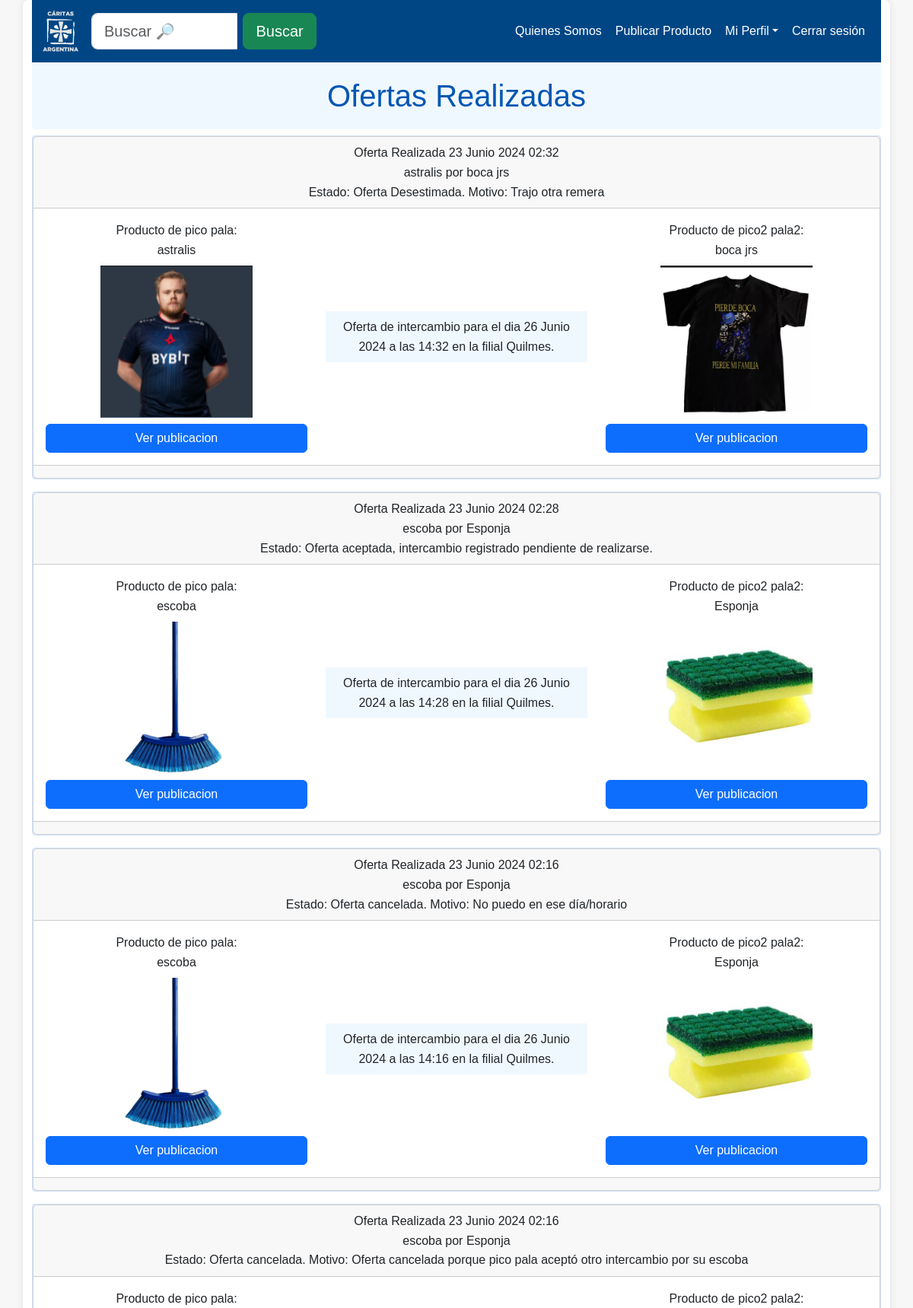
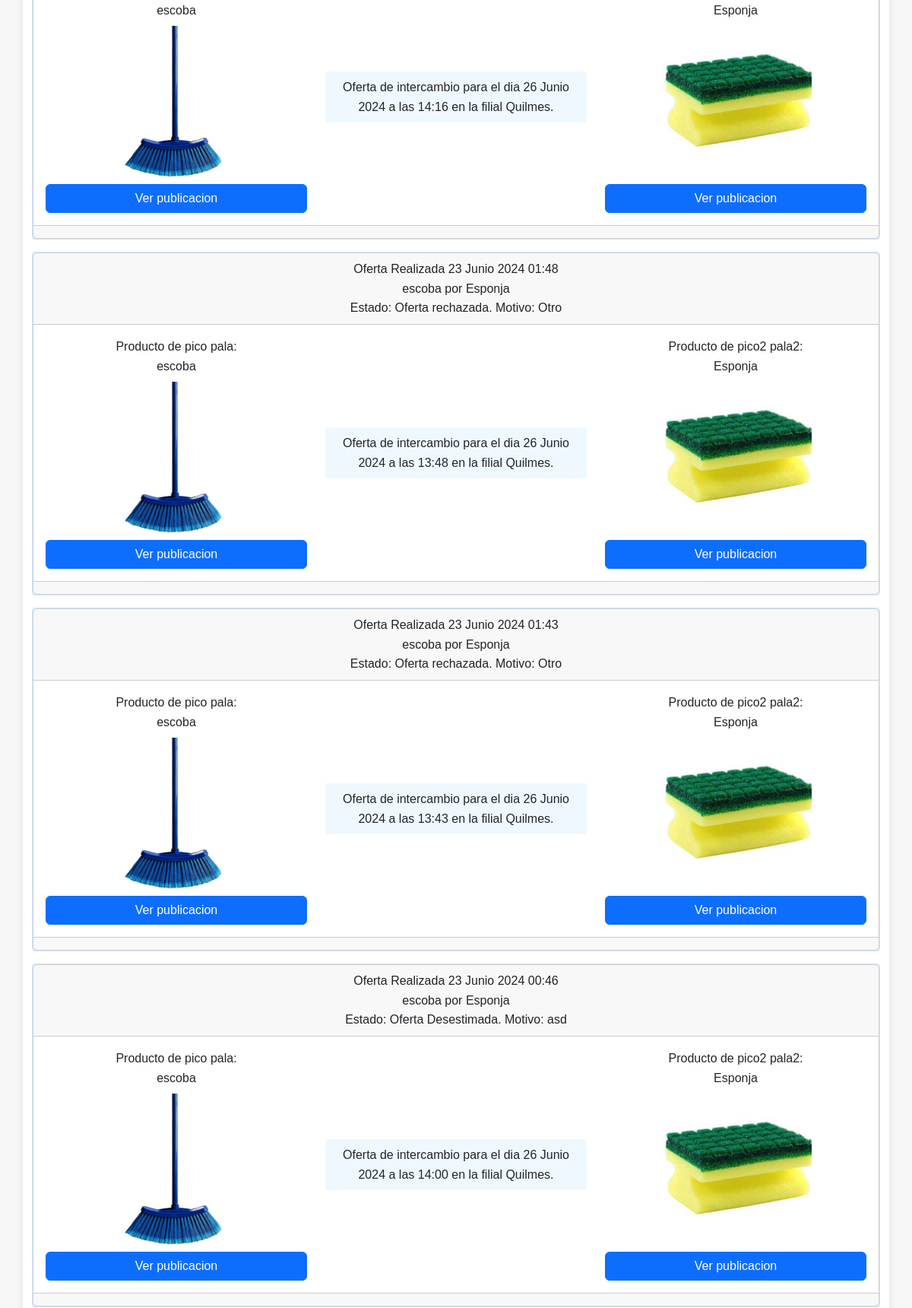
/ofertas_realizadas (signed in, upper part), run on the app's committed database (2 pictures, top to bottom).
### intercambios_caritas/models.py (models this page shows, shortened)
class Intercambio(models.Model):
    ESTADOS = [
        ('PENDIENTE', 'Pendiente'),
        ('ACEPTADA', 'Aceptada'),
        ('RECHAZADA', 'Rechazada'),
        ('CANCELADA', 'Cancelada'),
        ('CONFIRMADA', 'Confirmada'),
        ('DESESTIMADA', 'Desestimada')
    ]
    MOTIVOS_RECHAZO = [
        ('No me gusta el producto', 'No me gusta el producto'),
        ('No puedo en ese día/horario', 'No puedo en ese día/horario'),
        ('No puedo en ese centro', 'No puedo en ese centro'),
    ]
    MOTIVOS_CANCELACION = [
        ('Confundi', 'Me confundi'),
        ('No puedo en ese día/horario', 'No puedo en ese día/horario'),
        ('No puedo en ese centro', 'No puedo en ese centro'),
    ]
    publicacion_ofertante = models.ForeignKey('Publicacion', related_name='ofertas_realizadas', on_delete=models.CASCADE)
    publicacion_demandada = models.ForeignKey('Publicacion', related_name='ofertas_recibidas', on_delete=models.CASCADE)
    punto_encuentro = models.CharField(max_length=50, choices=Publicacion.PUNTOS_ENC) # 1 solo respecto de lo seleccionado en publicacion_demandada
    fecha_intercambio = models.DateField(default=datetime.datetime(2024,7,3)) # representa una fecha calendario sobre los días convenientes
    franja_horaria = models.TimeField(default=datetime.time(9,0,0))
    fecha_creacion = models.DateTimeField(default=timezone.now)
    estado = models.CharField(max_length=12, choices=ESTADOS, default='PENDIENTE')
    motivo_desestimacion = models.CharField(max_length=280, default="N/A")

class Publicacion(models.Model):
    PUNTOS_ENC = [
        ('La Plata', 'La Plata'),
        ('CABA', 'CABA'),
        ('Quilmes', 'Quilmes'),
        ('Temperley', 'Temperley'),
    ]
    CATEGORIAS = [
        ('Alimentos', 'Alimentos'),
        ('Ropa', 'Ropa'),
        ('Utiles escolares', 'Utiles escolares'),
        ('Artículos de limpieza', 'Artículos de limpieza'),
    ]
    ESTADOS = [
        ('Sin especificar', 'Sin especificar'),
        ('Usado', 'Usado'),
        ('Nuevo', 'Nuevo'),
    ]
    DIAS_SEMANA = [
        ('Lunes', 'Lunes'),
        ('Martes', 'Martes'),
        ('Miércoles', 'Miércoles'),
        ('Jueves', 'Jueves'),
        ('Viernes', 'Viernes'),
        ('Sábado', 'Sábado'),
        ('Domingo', 'Domingo'),
    ]
    nombre = models.CharField(max_length=50, blank=False, null=False)
    descripcion = models.CharField(max_length=280, blank=True, null=False, default="Sin descripción")
    imagen = models.ImageField()
    categoria = models.CharField(max_length=50, blank=False, null=False, choices=CATEGORIAS, default="Otros")
    categoria_nueva = models.ForeignKey(Categoria, on_delete=models.CASCADE,default=1)
    estado = models.CharField(max_length=50, blank=False, null=False, choices=ESTADOS, default=ESTADOS[0][0])
    punto_encuentro = MultiSelectField(choices=PUNTOS_ENC, blank=True, max_length=100)
    dias_convenientes = MultiSelectField(choices=DIAS_SEMANA, blank=True, max_length=100)
    franja_horaria_inicio = models.TimeField(default=datetime.time(9,0,0)) # 9 AM
    franja_horaria_fin = models.TimeField(default=datetime.time(18,0,0)) # 6 PM
    franja_horaria = models.CharField(max_length=50, blank=True, null=True)
    usuario = models.ForeignKey(Usuario, on_delete=models.SET(get_deleted_user), null=True)
    disponible_para_intercambio = models.BooleanField(default=True)
    FRANJA_HORARIA_REGEX = r'^entre las (\d{2}):(\d{2}) y las (\d{2}):(\d{2})$'

class Usuario(AbstractUser):
    telefono = models.CharField(max_length=20, blank=True)
    direccion = models.CharField(max_length=100, blank=True)
    nacimiento = models.DateField(blank=True, null=True)
    class Types(models.TextChoices):
        Administrador = "Administrador", "Administrador"
        Usuario = "Usuario", "Usuario"
        Moderador = "Moderador", "Moderador"
    rol = models.CharField(
        max_length=20, choices=Types.choices, default=Types.Usuario
    )
    class Filiales(models.TextChoices):
        CABA = 'CABA', 'CABA'
        Quilmes = 'Quilmes', 'Quilmes'
        Temperley = 'Temperley', 'Temperley'
        LaPlata = 'La Plata', 'La Plata'
    filial = models.CharField(
        max_length=20, choices=Filiales.choices, default=""
    )
    def __init__(self, *args, **kwargs):
        telefono = kwargs.pop('telefono', None)
        direccion = kwargs.pop('direccion', None)
        nacimiento = kwargs.pop('nacimiento', None)
        super().__init__(*args, **kwargs)
        if telefono is not None:
            self.telefono = telefono
        if direccion is not None:
            self.direccion = direccion
        if nacimiento is not None:
            self.nacimiento = nacimiento
    def isAdmin(self):
        return self.rol.upper() == 'ADMINISTRADOR'
    def isModerador(self):
        return self.rol.upper() == 'MODERADOR'

### intercambios_caritas/views.py (the view)
# urls.py: path('ofertas_realizadas', views.ver_ofertas_realizadas, name='ver_ofertas_realizadas'),
@login_required
def ver_ofertas_realizadas(request):
    ofertas_realizadas = Intercambio.objects.filter(publicacion_ofertante__usuario=request.user).order_by('-fecha_creacion')
    return render(request, 'publicacion/ofertas_realizadas.html', {'ofertas_realizadas': ofertas_realizadas})

### templates/publicacion/ofertas_realizadas.html (shortened to what this page needs)
{% extends 'layouts/base.html' %}
{% block content %}
{% include 'layouts/navbar.html' %}
<h1 class="text-center custom-h1-bg mb-2">Ofertas Realizadas</h1>
<ul>
    {% if ofertas_realizadas %}
    {% for oferta in ofertas_realizadas %}
    <li class="mb-3">
        <div class="card text-center">
            <div class="card-header">
                <p>Oferta Realizada {{ oferta.fecha_creacion }}</p>
                <p>{{ oferta.publicacion_ofertante.nombre }} por {{oferta.publicacion_demandada.nombre}}</p>
                <p>Estado:
                {% if oferta.estado == 'PENDIENTE' %}
                    Pendiente, esperando respuesta de {{ oferta.publicacion_demandada.usuario.get_full_name }} {{ oferta.publicacion_demandada.usuario }}.
                {% elif oferta.estado == 'RECHAZADA' %}
                    Oferta rechazada. Motivo: {{ oferta.motivo_desestimacion }}
                {% elif oferta.estado == 'CANCELADA' %}
                    Oferta cancelada. Motivo: {{ oferta.motivo_desestimacion }}
                {% elif oferta.estado == 'DESESTIMADA'%}
                    Oferta Desestimada. Motivo: {{ oferta.motivo_desestimacion }}
                {% else %}
                    Oferta aceptada, intercambio registrado pendiente de realizarse.
                {% endif %}
                </p>
            </div>
            <div class="card-body">
                <div class="row d-flex align-items-center justify-content-end">
                    <div class="col-md-4 text-center">
                        <p>Producto de
                            {{oferta.publicacion_ofertante.usuario.get_full_name}}:</p>
                        <p>{{ oferta.publicacion_ofertante.nombre }}</p>
                        <div class="embed-responsive embed-responsive-4by3 my-2">
                            <img src="{{ oferta.publicacion_ofertante.imagen.url}}" alt=""
                                class="img-fluid embed-responsive-item" style="width: 200px; height: 200px; object-fit: cover;">
                        </div>
                        <a href="{% url 'ver_publicacion' oferta.publicacion_ofertante.id %}"
                            class="btn btn-primary d-block">Ver publicacion</a>
                    </div>
                    <div class="col-md-4 text-center my-2">
                        <p class="my-2 p-2" style="background-color: #f0f8ff">Oferta de intercambio para el dia
                            {{ oferta.fecha_intercambio }} a las {{oferta.franja_horaria}}
                            en la filial {{ oferta.punto_encuentro }}.</p>
                    </div>
                    <div class="col-md-4 text-center">
                        <p>Producto de
                            {{oferta.publicacion_demandada.usuario.get_full_name}}:
                        </p>
                        <p>{{oferta.publicacion_demandada.nombre}}</p>
                        <div class="embed-responsive embed-responsive-4by3 my-2">
                            <img src="{{ oferta.publicacion_demandada.imagen.url}}" alt=""
                                class="img-fluid embed-responsive-item" style="width: 200px; height: 200px; object-fit: cover;">
                        </div>
                        <a href="{% url 'ver_publicacion' oferta.publicacion_demandada.id %}"
                            class="btn btn-primary d-block">Ver publicacion</a>
                    </div>
                </div>
            </div>
            <div class="card-footer">
            </div>
        </div>
    </li>
    {% endfor %}
    {% else %}
    <p style="font-size: 1.2rem; color: #555; text-align: center; margin-top: 20px;">Usted no realizó ninguna oferta
    </p>
    {% endif %}
</ul>
{% endblock %}

### static/styles/custom.css (style rules this page uses)
* { margin: 0; padding: 0; box-sizing: border-box; }
html { scroll-behavior: smooth; }
body { font-family: 'Arial', sans-serif; line-height: 1.6; background-color: #f7f7f7; color: #333; }
h1, h2, h3, h4, h5, h6 { margin-bottom: 0; color: #0056b3; }
p { margin-bottom: 0; }
a { color: #0056b3; text-decoration: none; }
ul { list-style: none; margin: 0; padding: 0; }
ul li { background: #e6f0ff; margin: 0; padding: 0; border-radius: 4px; border: 1px solid #d0e0f7; }
.custom-h1-bg { background-color: #f0f8ff; padding: 20px; border-radius: 5px; }

### data on the page
Intercambio: fecha_creacion "23 Junio 2024 02:32", publicacion_ofertante.nombre "astralis", publicacion_demandada.nombre "boca jrs", motivo_desestimacion "Trajo otra remera", publicacion_ofertante.usuario.get_full_name "pico pala", publicacion_ofertante.imagen (picture), fecha_intercambio "26 Junio 2024", franja_horaria "14:32", punto_encuentro "Quilmes", publicacion_demandada.usuario.get_full_name "pico2 pala2", publicacion_demandada.imagen (picture)
Intercambio: fecha_creacion "23 Junio 2024 02:28", publicacion_ofertante.nombre "escoba", publicacion_demandada.nombre "Esponja", shows "Oferta aceptada, intercambio registrado pendiente de realizarse.", publicacion_ofertante.usuario.get_full_name "pico pala", publicacion_ofertante.imagen (picture), fecha_intercambio "26 Junio 2024", franja_horaria "14:28", punto_encuentro "Quilmes", publicacion_demandada.usuario.get_full_name "pico2 pala2", publicacion_demandada.imagen (picture)
Intercambio: fecha_creacion "23 Junio 2024 02:16", publicacion_ofertante.nombre "escoba", publicacion_demandada.nombre "Esponja", motivo_desestimacion "No puedo en ese día/horario", publicacion_ofertante.usuario.get_full_name "pico pala", publicacion_ofertante.imagen (picture), fecha_intercambio "26 Junio 2024", franja_horaria "14:16", punto_encuentro "Quilmes", publicacion_demandada.usuario.get_full_name "pico2 pala2", publicacion_demandada.imagen (picture)
Intercambio: fecha_creacion "23 Junio 2024 02:16", publicacion_ofertante.nombre "escoba", publicacion_demandada.nombre "Esponja", motivo_desestimacion "Oferta cancelada porque pico pala aceptó otro intercambio por su escoba", publicacion_ofertante.usuario.get_full_name "pico pala", publicacion_ofertante.imagen (picture), fecha_intercambio "26 Junio 2024", franja_horaria "14:16", punto_encuentro "Quilmes", publicacion_demandada.usuario.get_full_name "pico2 pala2", publicacion_demandada.imagen (picture)
Intercambio: fecha_creacion "23 Junio 2024 01:48", publicacion_ofertante.nombre "escoba", publicacion_demandada.nombre "Esponja", motivo_desestimacion "Otro", publicacion_ofertante.usuario.get_full_name "pico pala", publicacion_ofertante.imagen (picture), fecha_intercambio "26 Junio 2024", franja_horaria "13:48", punto_encuentro "Quilmes", publicacion_demandada.usuario.get_full_name "pico2 pala2", publicacion_demandada.imagen (picture)
Intercambio: fecha_creacion "23 Junio 2024 01:43", publicacion_ofertante.nombre "escoba", publicacion_demandada.nombre "Esponja", motivo_desestimacion "Otro", publicacion_ofertante.usuario.get_full_name "pico pala", publicacion_ofertante.imagen (picture), fecha_intercambio "26 Junio 2024", franja_horaria "13:43", punto_encuentro "Quilmes", publicacion_demandada.usuario.get_full_name "pico2 pala2", publicacion_demandada.imagen (picture)
Intercambio: fecha_creacion "23 Junio 2024 00:46", publicacion_ofertante.nombre "escoba", publicacion_demandada.nombre "Esponja", motivo_desestimacion "asd", publicacion_ofertante.usuario.get_full_name "pico pala", publicacion_ofertante.imagen (picture), fecha_intercambio "26 Junio 2024", franja_horaria "14:00", punto_encuentro "Quilmes", publicacion_demandada.usuario.get_full_name "pico2 pala2", publicacion_demandada.imagen (picture)
